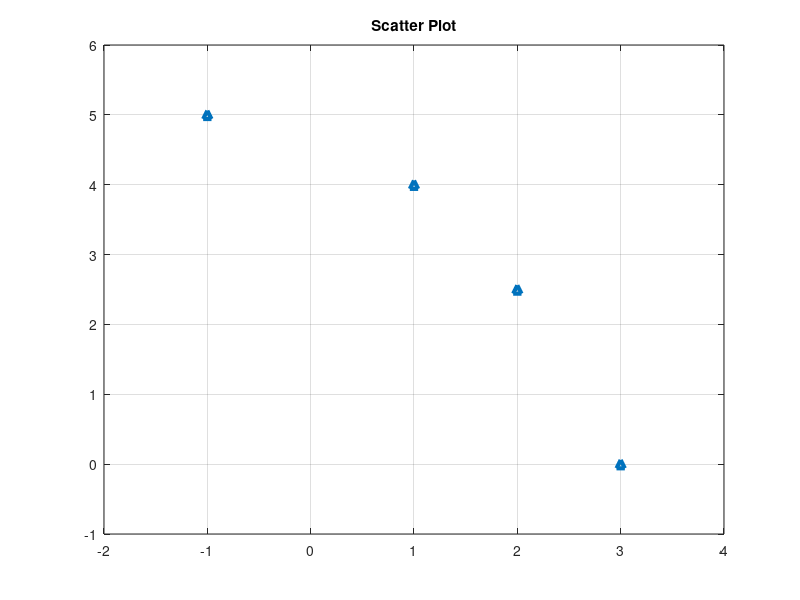

This figure's MATLAB source:
%excercise 1.4

x = [-1 1 2 3]
y = [5 4 2.5 0]

plot(x, y, '^', 'linewidth', 3) 
grid on
%axis ([X_LO X_HI Y_LO Y_HI])
axis([-2 4 -1 6]);
title("Scatter Plot")